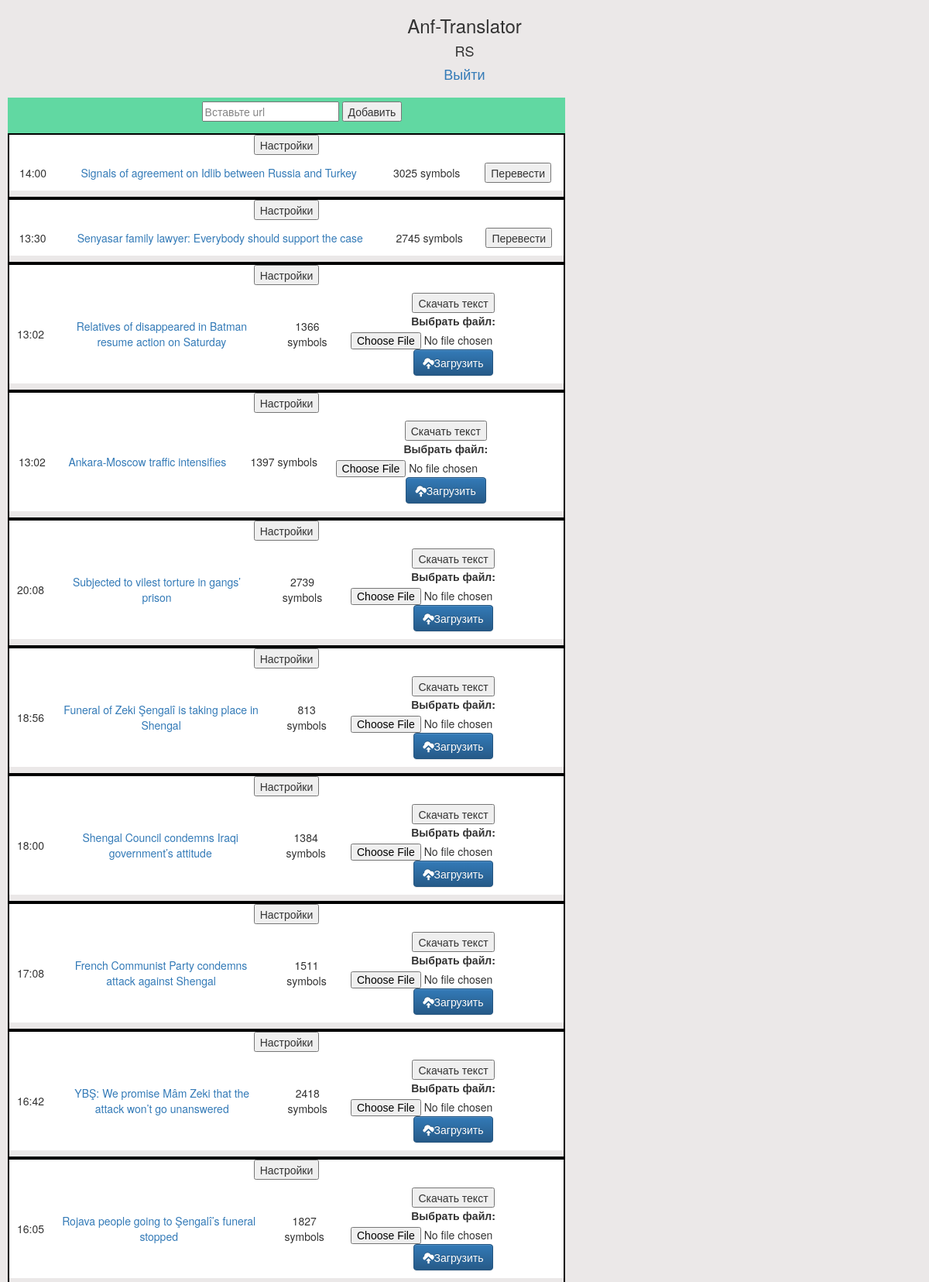
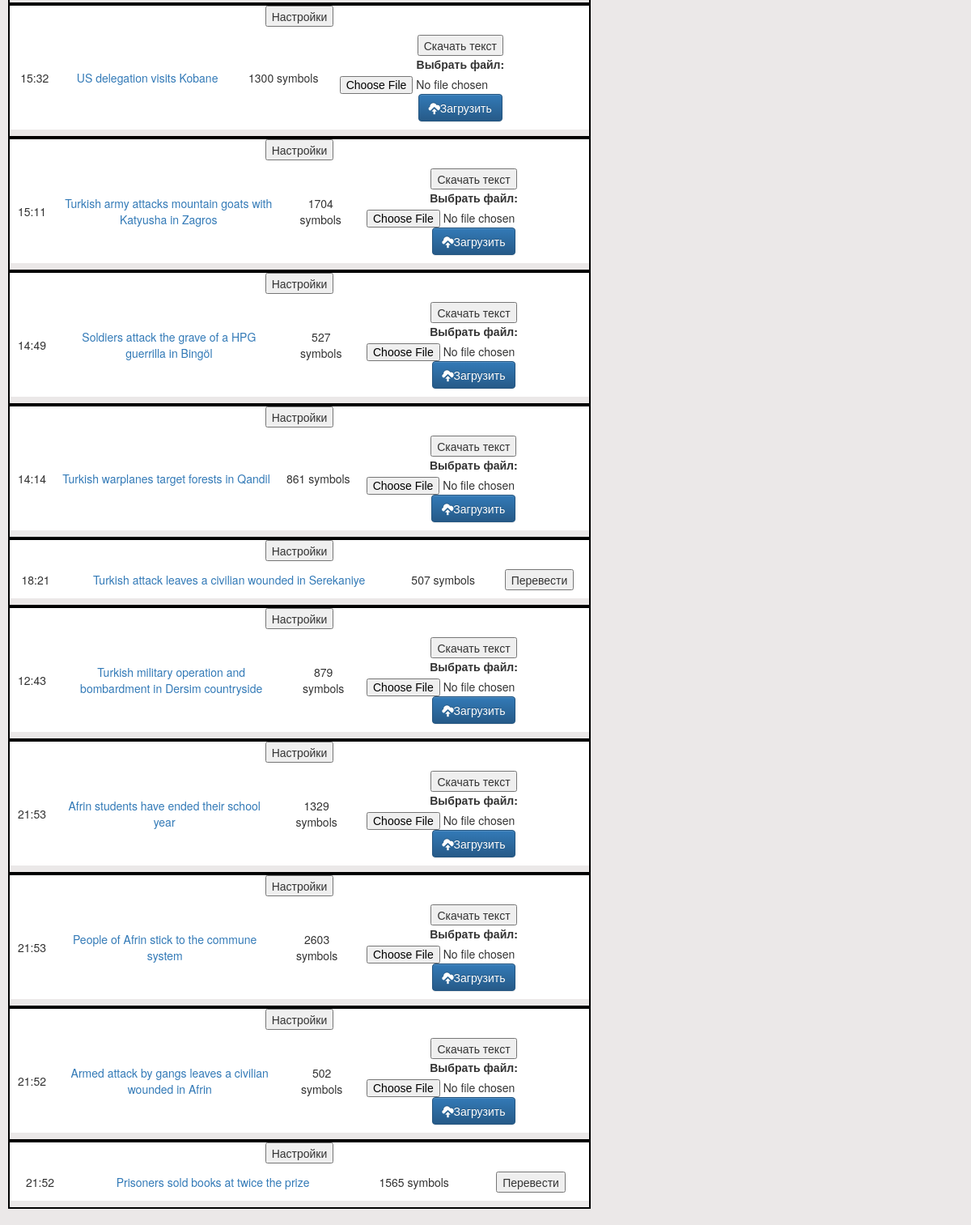
Page /main/ (signed in) on the committed database (2 pictures, top to bottom).
### tr_helper/models.py (models this page shows, shortened)
class User(AbstractUser):
    is_translator = models.BooleanField(default=True)
    is_editor = models.BooleanField(default=False)

class Article(models.Model):
    case = models.ForeignKey(
        ArticleCase,
        on_delete=models.CASCADE,
        )
    translator = models.ForeignKey(
        User,
        on_delete=models.CASCADE,
        null=True, blank=True)
    url = models.URLField()
    title = models.CharField(max_length=100)
    tags = models.CharField(max_length=100)
    symbols_amount = models.IntegerField()
    published = models.DateTimeField(auto_now_add=True)
    last_change = models.DateTimeField(auto_now=True)
    language = models.CharField(
        max_length=2,
        choices=LANGUAGE_CHOICES,
        default=0,
        )
    img_url = models.URLField()
    loaded = models.BooleanField(default=False)
    class Meta:
        ordering = ('published',)
        get_latest_by = 'last_change'

### tr_helper/views.py (the view, shortened to what this page needs)
# urls.py: path('', views.ArticleFlow.as_view(), name='article_flow'),
class ArticleFlow(LoginRequiredMixin, View):
    template_name = 'main/article_flow.html'
    form_class = EmbedArticleForm
    def get(self, request):
        print('in main flow')
        queryset = ArticleCase.objects.order_by('-published')[:20]
        cases = [Article.objects.filter(case=case) for case in queryset]
        last_pk = Article.objects.latest('pk').pk
        data = {
            'cases': cases,
            'date_today': datetime.date.today()
            }
        response = render(request, self.template_name, data)
        print(last_pk)
        response.set_cookie('last_pk', last_pk)
        last_change = Article.objects.latest('last_change').last_change
        response.set_cookie('last_change', last_change)
        return response

### tr_helper/templates/main/article_flow.html (shortened to what this page needs)
{% extends 'main/base.html' %}
{% block content %}
<div class="article-container">
  <div class="article-menu">
    <ul>
      <li>
        <form action="" method="post">
          <input type="text" name="input-url" value="Вставьте url"/>
          <input type="submit" name="user-add" value="Добавить" id="btm-add"/>
        </form>
      </li>
    </ul>
  </div>
  <div id='flow'>
    {% for case in cases %}
    <div class="case-container">
      <button type="submit">Настройки</button>
    <table>
      {% for article in case %}
      <tr class="article-row" id={{article.pk}} >
        <td>
           {{article.published|time:"H:i"}}
        </td>
        <td>
          <a href="{{ article.url }}">{{ article.title }}</a>
        </td>
        <td class="symbols">
          {{ article.symbols_amount }} symbols
        </td>
        <td class="button">
          {% if article.translator %}
            {% if article.translator == user %}
            <form action="/main/file/" method="post">
            <button type="submit" class="parse" name="download" >Скачать текст</button>
            </form>
            <form action="/main/file/" method="post" enctype="multipart/form-data">
              <label for="file">Выбрать файл:</label> <input type="file" id="file" name='file'/>
              <button type="submit" class="btn btn-primary" name="load" value="">
                <span class="glyphicon glyphicon-cloud-upload"></span>Загрузить</button>
            </form>
            {% else %}
                {% if article.loaded == True %}
                Готово!
                {% else %}
                Переводит {{article.translator}}
                {% endif %}
            {% endif %}
          {% else %}
            <button type="submit" class="take" article_pk={{article.pk}}> Перевести</button>
        </td>
      {% endif %}
    </tr>
      {% endfor %}
    </table>
      </div>
  {% endfor %}
  </div>
  </div>
{% endblock %}

### tr_helper/templates/main/base.html (shortened to what this page needs)
{% load staticfiles %}
<!DOCTYPE html>
  <html>
    <head>
      <link rel="stylesheet" href="//maxcdn.bootstrapcdn.com/bootstrap/3.2.0/css/bootstrap.min.css">
      <link rel="stylesheet" href="//maxcdn.bootstrapcdn.com/bootstrap/3.2.0/css/bootstrap-theme.min.css">
      <link rel="stylesheet" href="{% static 'css/main.css' %}">
    </head>
    <body>
      <div class="head">
        <div class="logo">
      <h3>  Anf-Translator </h3>
        </div>
        <div class="account">
                <h4>{{user.username}} </h4>
                <h4><a href="/logout/">Выйти</a></h4>
          </div>
      {% block content %}
      {% endblock %}
    </body>
  </html>

### tr_helper/static/css/main.css (style rules this page uses)
body { background-color: #ebe8e8; font-family: "Arial" sans-serif front-size: 1em; }
.head { /background-color: #ffffff; font-family: "FF Kava" sans-serif front-size: 5em; text-align: center; }
input[name="input-url"] { color: #848484; }
.article-menu { background-color: #61D8A2; list-style: none; }
ul { list-style: none; }
.article-menu { display: block; padding: 5px 5px; }
.article-container { width: 60%; margin: 20px 10px; background-color: #ffffff; }
table { width:100%; }
.article-row { width:100%; padding: 10px 10px; border-bottom: 8px solid #ebe8e8; }
td { padding: 10px 10px; }
.article-row .symbols { text-align: center; }
.case-container { border: 2px solid black; }

### rows in the picture
User: username "RS"
Article: published "14:00", title "Signals of agreement on Idlib between Russia and Turkey", symbols_amount "3025"
Article: published "13:30", title "Senyasar family lawyer: Everybody should support the case", symbols_amount "2745"
Article: published "13:02", title "Relatives of disappeared in Batman resume action on Saturday", symbols_amount "1366"
Article: published "13:02", title "Ankara-Moscow traffic intensifies", symbols_amount "1397"
Article: published "20:08", title "Subjected to vilest torture in gangs’ prison", symbols_amount "2739"
Article: published "18:56", title "Funeral of Zeki Şengalî is taking place in Shengal", symbols_amount "813"
Article: published "18:00", title "Shengal Council condemns Iraqi government’s attitude", symbols_amount "1384"
Article: published "17:08", title "French Communist Party condemns attack against Shengal", symbols_amount "1511"
Article: published "16:42", title "YBŞ: We promise Mâm Zeki that the attack won’t go unanswered", symbols_amount "2418"
Article: published "16:05", title "Rojava people going to Şengalî’s funeral stopped", symbols_amount "1827"
Article: published "15:32", title "US delegation visits Kobane", symbols_amount "1300"
Article: published "15:11", title "Turkish army attacks mountain goats with Katyusha in Zagros", symbols_amount "1704"
Article: published "14:49", title "Soldiers attack the grave of a HPG guerrilla in Bingöl", symbols_amount "527"
Article: published "14:14", title "Turkish warplanes target forests in Qandil", symbols_amount "861"
Article: published "18:21", title "Turkish attack leaves a civilian wounded in Serekaniye", symbols_amount "507"
Article: published "12:43", title "Turkish military operation and bombardment in Dersim countryside", symbols_amount "879"
Article: published "21:53", title "Afrin students have ended their school year", symbols_amount "1329"
Article: published "21:53", title "People of Afrin stick to the commune system", symbols_amount "2603"
Article: published "21:52", title "Armed attack by gangs leaves a civilian wounded in Afrin", symbols_amount "502"
Article: published "21:52", title "Prisoners sold books at twice the prize", symbols_amount "1565"
